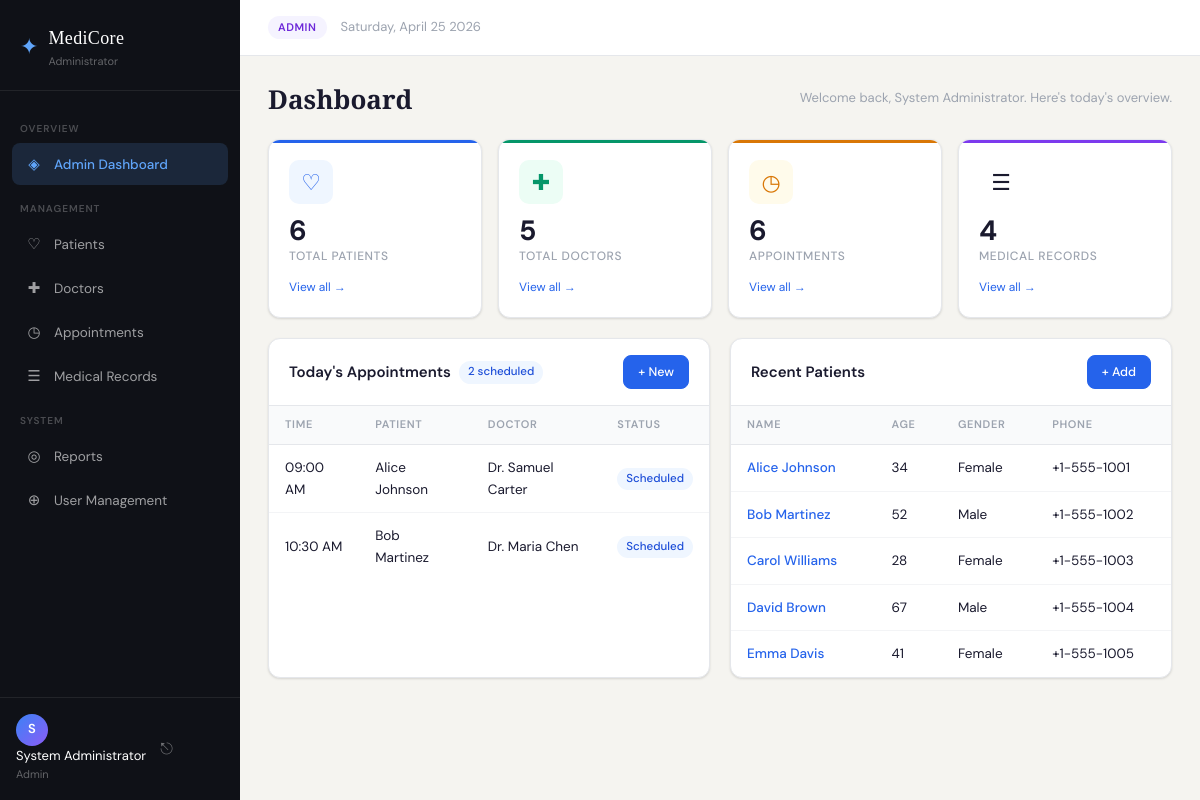
/index.php (signed in), run on the app's committed database.
### tables this page shows
CREATE TABLE IF NOT EXISTS appointments (
    id INT AUTO_INCREMENT PRIMARY KEY,
    patient_id INT NOT NULL,
    doctor_id INT NOT NULL,
    appointment_date DATE NOT NULL,
    appointment_time TIME NOT NULL,
    status ENUM('Scheduled','Completed','Cancelled') DEFAULT 'Scheduled',
    notes TEXT,
    created_at TIMESTAMP DEFAULT CURRENT_TIMESTAMP,
    updated_at TIMESTAMP DEFAULT CURRENT_TIMESTAMP ON UPDATE CURRENT_TIMESTAMP,
    FOREIGN KEY (patient_id) REFERENCES patients(id) ON DELETE CASCADE,
    FOREIGN KEY (doctor_id) REFERENCES doctors(id) ON DELETE CASCADE,
    UNIQUE KEY no_double_booking (doctor_id, appointment_date, appointment_time)
);

CREATE TABLE IF NOT EXISTS patients (
    id INT AUTO_INCREMENT PRIMARY KEY,
    name VARCHAR(100) NOT NULL,
    age INT NOT NULL,
    gender ENUM('Male','Female','Other') NOT NULL,
    phone VARCHAR(20) NOT NULL,
    address TEXT,
    created_at TIMESTAMP DEFAULT CURRENT_TIMESTAMP,
    updated_at TIMESTAMP DEFAULT CURRENT_TIMESTAMP ON UPDATE CURRENT_TIMESTAMP
);

CREATE TABLE IF NOT EXISTS doctors (
    id INT AUTO_INCREMENT PRIMARY KEY,
    name VARCHAR(100) NOT NULL,
    specialty VARCHAR(100) NOT NULL,
    phone VARCHAR(20) NOT NULL,
    email VARCHAR(100) NOT NULL UNIQUE,
    created_at TIMESTAMP DEFAULT CURRENT_TIMESTAMP,
    updated_at TIMESTAMP DEFAULT CURRENT_TIMESTAMP ON UPDATE CURRENT_TIMESTAMP
);

### includes/auth_check.php (called while the page is built, shortened)
<?php
function isAdmin(): bool        { return ($_SESSION['user_role'] ?? '') === ROLE_ADMIN; }

### index.php (the view, shortened to what this page needs)
<?php
require_once __DIR__ . '/includes/auth_check.php';
require_once __DIR__ . '/includes/header.php';
$db = getDB();
$totalPatients     = $db->query("SELECT COUNT(*) FROM patients")->fetchColumn();
$totalDoctors      = $db->query("SELECT COUNT(*) FROM doctors")->fetchColumn();
$totalAppointments = $db->query("SELECT COUNT(*) FROM appointments")->fetchColumn();
$totalRecords      = $db->query("SELECT COUNT(*) FROM medical_records")->fetchColumn();
$scheduledToday = $db->query(
    "SELECT COUNT(*) FROM appointments WHERE appointment_date = CURDATE() AND status='Scheduled'"
)->fetchColumn();
$todayAppts = $db->query(
    "SELECT a.*, p.name AS patient_name, d.name AS doctor_name
     FROM appointments a
     JOIN patients p ON a.patient_id = p.id
     JOIN doctors d ON a.doctor_id = d.id
     WHERE a.appointment_date = CURDATE()
     ORDER BY a.appointment_time ASC
     LIMIT 8"
)->fetchAll();
$recentPatients = $db->query(
    "SELECT * FROM patients ORDER BY created_at DESC LIMIT 5"
)->fetchAll();
?>
<div class="page-header">
    <h1 class="page-title">Dashboard</h1>
    <p class="page-sub">Welcome back, <?= sanitize($_SESSION['user_name']) ?>. Here's today's overview.</p>
</div>
<div class="stats-grid">
    <div class="stat-card stat-blue">
        <div class="stat-icon">♡</div>
        <div class="stat-body">
            <div class="stat-num"><?= $totalPatients ?></div>
            <div class="stat-label">Total Patients</div>
        </div>
        <a href="/hospital-system/patients/index.php" class="stat-link">View all →</a>
    </div>
    <div class="stat-card stat-green">
        <div class="stat-icon">✚</div>
        <div class="stat-body">
            <div class="stat-num"><?= $totalDoctors ?></div>
            <div class="stat-label">Total Doctors</div>
        </div>
        <a href="/hospital-system/doctors/index.php" class="stat-link">View all →</a>
    </div>
    <div class="stat-card stat-amber">
        <div class="stat-icon">◷</div>
        <div class="stat-body">
            <div class="stat-num"><?= $totalAppointments ?></div>
            <div class="stat-label">Appointments</div>
        </div>
        <a href="/hospital-system/appointments/index.php" class="stat-link">View all →</a>
    </div>
    <div class="stat-card stat-purple">
        <div class="stat-icon">☰</div>
        <div class="stat-body">
            <div class="stat-num"><?= $totalRecords ?></div>
            <div class="stat-label">Medical Records</div>
        </div>
        <a href="/hospital-system/records/index.php" class="stat-link">View all →</a>
    </div>
</div>
<div class="dash-grid">
    <div class="card">
        <div class="card-header">
            <h2 class="card-title">Today's Appointments
                <span class="badge badge-blue"><?= $scheduledToday ?> scheduled</span>
            </h2>
            <a href="/hospital-system/appointments/create.php" class="btn btn-sm btn-primary">+ New</a>
        </div>
        <?php if (empty($todayAppts)): ?>
            <div class="empty-state">No appointments scheduled for today.</div>
        <?php else: ?>
        <div class="table-wrap">
        <table class="table">
            <thead>
                <tr>
                    <th>Time</th>
                    <th>Patient</th>
                    <th>Doctor</th>
                    <th>Status</th>
                </tr>
            </thead>
            <tbody>
            <?php foreach ($todayAppts as $appt): ?>
                <tr>
                    <td><?= formatTime($appt['appointment_time']) ?></td>
                    <td><?= sanitize($appt['patient_name']) ?></td>
                    <td><?= sanitize($appt['doctor_name']) ?></td>
                    <td><?= getStatusBadge($appt['status']) ?></td>
                </tr>
            <?php endforeach; ?>
            </tbody>
        </table>
        </div>
        <?php endif; ?>
    </div>
    <div class="card">
        <div class="card-header">
            <h2 class="card-title">Recent Patients</h2>
            <a href="/hospital-system/patients/create.php" class="btn btn-sm btn-primary">+ Add</a>
        </div>
        <?php if (empty($recentPatients)): ?>
            <div class="empty-state">No patients found.</div>
        <?php else: ?>
        <div class="table-wrap">
        <table class="table">
            <thead>
                <tr>
                    <th>Name</th>
                    <th>Age</th>
                    <th>Gender</th>
                    <th>Phone</th>
                </tr>
            </thead>
            <tbody>
            <?php foreach ($recentPatients as $p): ?>
                <tr>
                    <td>
                        <a href="/hospital-system/patients/view.php?id=<?= $p['id'] ?>" class="table-link">
                            <?= sanitize($p['name']) ?>
                        </a>
                    </td>
                    <td><?= $p['age'] ?></td>
                    <td><?= sanitize($p['gender']) ?></td>
                    <td><?= sanitize($p['phone']) ?></td>
                </tr>
            <?php endforeach; ?>
            </tbody>
        </table>
        </div>
        <?php endif; ?>
    </div>
</div>
<?php require_once __DIR__ . '/includes/footer.php'; ?>

### includes/header.php (shortened to what this page needs)
<?php
require_once __DIR__ . '/../config/database.php';
require_once __DIR__ . '/../includes/auth_check.php';
$current    = basename($_SERVER['PHP_SELF']);
$currentDir = basename(dirname($_SERVER['PHP_SELF']));
$userRole   = $_SESSION['user_role'] ?? '';
function navLink(string $href, string $icon, string $label, string $dir): string {
    global $currentDir, $current;
    $active = ($currentDir === $dir || ($dir === 'hospital-system' && $current === 'index.php')) ? 'active' : '';
    return '<a href="' . $href . '" class="nav-link ' . $active . '">'
         . '<span class="nav-icon">' . $icon . '</span>'
         . '<span class="nav-label">' . $label . '</span>'
         . '</a>';
}
?>
<!DOCTYPE html>
<html lang="en">
<head>
    <link rel="stylesheet" href="/hospital-system/style.css">
</head>
<body>
<div class="app-layout">
    <aside class="sidebar" id="sidebar">
        <div class="sidebar-brand">
            <div class="brand-icon">✦</div>
            <div class="brand-text">
                <span class="brand-name">MediCore</span>
                <span class="brand-sub">
                    <?= match($userRole) {
                        'admin'        => 'Administrator',
                        'receptionist' => 'Reception',
                        'doctor'       => 'Doctor Portal',
                        default        => 'HMS v1.0'
                    } ?>
                </span>
            </div>
        </div>
        <nav class="sidebar-nav">
            <?php  if (isAdmin()): ?>
                <div class="nav-section-label">Overview</div>
                <?= navLink('/hospital-system/index.php', '◈', 'Admin Dashboard', 'hospital-system') ?>
                <div class="nav-section-label">Management</div>
                <?= navLink('/hospital-system/patients/index.php',     '♡', 'Patients',        'patients') ?>
                <?= navLink('/hospital-system/doctors/index.php',      '✚', 'Doctors',         'doctors') ?>
                <?= navLink('/hospital-system/appointments/index.php', '◷', 'Appointments',    'appointments') ?>
                <?= navLink('/hospital-system/records/index.php',      '☰', 'Medical Records', 'records') ?>
                <div class="nav-section-label">System</div>
                <?= navLink('/hospital-system/reports/index.php',      '◎', 'Reports',         'reports') ?>
                <?= navLink('/hospital-system/users/index.php',        '⊕', 'User Management', 'users') ?>
            <?php  endif; ?>
        </nav>
        <div class="sidebar-footer">
            <div class="user-info">
                <div class="user-avatar"><?= strtoupper(substr($_SESSION['user_name'] ?? 'A', 0, 1)) ?></div>
                <div class="user-details">
                    <span class="user-name"><?= sanitize($_SESSION['user_name'] ?? '') ?></span>
                    <span class="user-role"><?= sanitize(ucfirst($userRole)) ?></span>
                </div>
            </div>
            <a href="/hospital-system/auth/logout.php" class="logout-btn" title="Logout">⎋</a>
        </div>
    </aside>
    <div class="main-wrapper">
        <header class="top-bar">
            <div class="top-bar-right">
                <span class="role-pill role-<?= $userRole ?>"><?= ucfirst($userRole) ?></span>
                <span class="top-date"><?= date('l, F j Y') ?></span>
            </div>
        </header>
        <main class="main-content">

### config/database.php (shortened to what this page needs)
<?php
function sanitize(string $value): string {
    return htmlspecialchars(trim($value), ENT_QUOTES, 'UTF-8');
}
function formatTime(string $time): string {
    return $time ? date('h:i A', strtotime($time)) : '—';
}
function getStatusBadge(string $status): string {
    $map = [
        'Scheduled'  => 'badge-blue',
        'Completed'  => 'badge-green',
        'Cancelled'  => 'badge-red',
    ];
    $cls = $map[$status] ?? 'badge-gray';
    return '<span class="badge ' . $cls . '">' . sanitize($status) . '</span>';
}

### includes/footer.php (shortened to what this page needs)
        </main>
    </div>
</div>
</body>
</html>

### data on the page
appointments: appointment_time "09:00 AM", patient.name "Alice Johnson", doctor.name "Dr. Samuel Carter", status "Scheduled"
appointments: appointment_time "10:30 AM", patient.name "Bob Martinez", doctor.name "Dr. Maria Chen", status "Scheduled"
patients: name "Alice Johnson", age "34", gender "Female", phone "+1-555-1001"
patients: name "Bob Martinez", age "52", gender "Male", phone "+1-555-1002"
patients: name "Carol Williams", age "28", gender "Female", phone "+1-555-1003"
patients: name "David Brown", age "67", gender "Male", phone "+1-555-1004"
patients: name "Emma Davis", age "41", gender "Female", phone "+1-555-1005"

### other printed values
$icon "◈ ♡ ✚ ◷ ☰ ◎ ⊕"
$label "Admin Dashboard Patients Doctors Appointments Medical Records Reports User Management"
substr($_SESSION['user_name'] ?? 'A', 0, 1) "S"
$_SESSION['user_name'] "System Administrator"
$userRole "Admin"
$userRole "ADMIN"
$totalPatients "6"
$totalDoctors "5"
$totalAppointments "6"
$totalRecords "4"
$scheduledToday "2"
